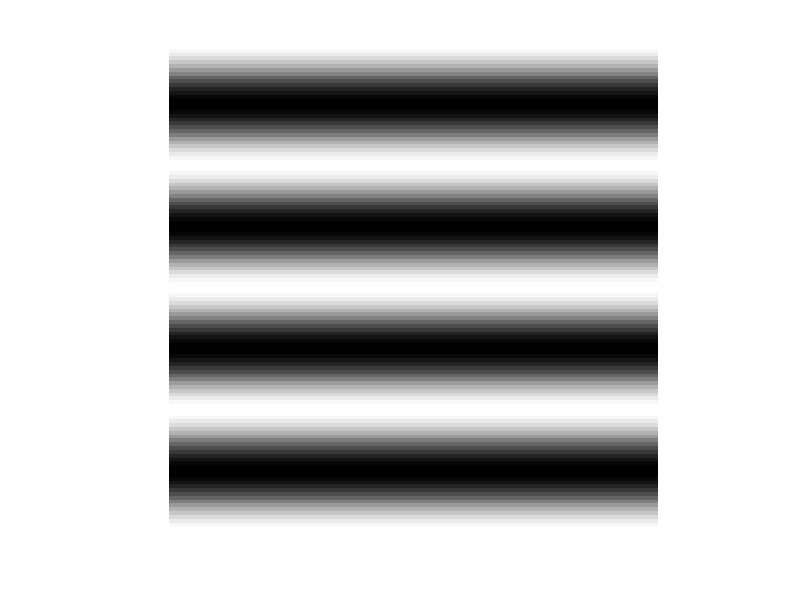

Here is the MATLAB script that generated this plot:
size = [128,128];
m = zeros(size);  % the simple matrix

period = [4,0];

for i = 1:size(1)
    for j = 1:size(2)
        m(i,j) = 128 + 128*cos(2*pi*period(1)*i/size(1))*cos(2*pi*period(2)*j/size(2));
    end
end

image = mat2gray(m);
imshow(image)
